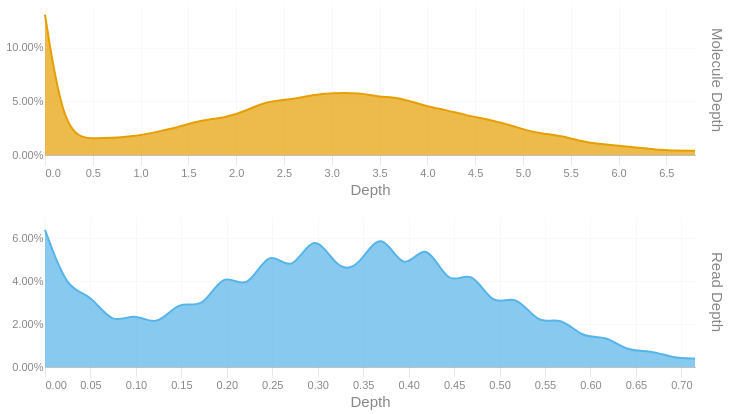

This figure's notebook cell:
### Code cell
readdep = depth_hist(tb['Read Depth'], q99, 3)
readdep = readdep.with_columns(pl.lit('Read Depth').alias('Metric'))
if not SKIPLR:
    moldep = depth_hist(tb['Molecule Depth'], mol_q99, 1)
    moldep = moldep.with_columns(pl.lit('Molecule Depth').alias('Metric'))
    _hist = pl.concat([readdep, moldep])
    _hist = _hist.filter(pl.col('Proportion') != 0)
    with SafeRender(_hist):
        (
            alt.Chart(_hist)        
            .mark_area(interpolate = "basis")
            .encode(
                x=alt.X('Bin:Q').scale(domainMin=0).axis(alt.Axis(title='Depth')),
                y = alt.Y('Proportion:Q', title = None).axis(format = '.2%'),
                color = alt.Color('Metric:N').legend(None),
                row = alt.Row("Metric:N").header(title = None, labelOrient = 'right'),
                tooltip = [
                    alt.Tooltip("Metric:N", title = "Metric"),
                    alt.Tooltip('Interval:N', title = "Depth Interval"),
                    alt.Tooltip('Proportion:Q', title = "% Alignments").format('.2%')
                ]
            )
            .resolve_scale(x='independent', y='independent')
            .properties(
                height = 150, width = 650,
                usermeta={'embedOptions': {'downloadFileName': f'{samplename}.depth.hist'}}
            )
        ).display()
else:
    readdep = readdep.filter(pl.col('Proportion') != 0)
    with SafeRender(readdep):
        (
            alt.Chart(readdep)        
            .mark_area(interpolate = "basis")
            .encode(
                x=alt.X('Bin:Q').scale(domainMin=0).axis(alt.Axis(title='Depth')),
                y = alt.Y('Proportion:Q', title = None).axis(format = '.2%'),
                tooltip = [
                    alt.Tooltip('Interval:N', title = "Depth Interval"),
                    alt.Tooltip('Proportion:Q', title = "% Alignments").format('.2%')
                ]
            )
            .properties(
                usermeta={'embedOptions': {'downloadFileName': f'{samplename}.depth.hist'}}
            )
        ).display()

### Figure 1 — Vega-Lite specification as saved in the notebook (floating-point values rounded to 4 significant figures)
{"width": 650, "height": 150, "config": {"title": {"anchor": "start", "dy": -15, "fontSize": 18, "color": "#888888", "subtitleColor": "#888888", "subtitleFontSize": 14}, "arc": {"fill": "#0072B2"}, "axis": {"domainColor": "#888888", "domainWidth": 0.5, "gridWidth": 0.2, "grid": false, "titleFontWeight": 400, "titleFontSize": 15, "labelFontSize": 11, "labelColor": "#888888", "tickColor": "#888888", "tickWidth": 0.2, "titleColor": "#888888"}, "axisBand": {"grid": false}, "axisX": {"grid": true, "tickSize": 10, "domainCap": "round"}, "axisY": {"domain": false, "grid": true, "tickSize": 0, "domainCap": "round"}, "background": "transparent", "header": {"labelFontSize": 15, "labelColor": "#888888", "titleFontSize": 15, "titleFontWeight": 600, "titleColor": "#888888"}, "legend": {"labelFont": "sans-serif", "labelFontSize": 12, "labelColor": "#888888", "symbolSize": 100, "symbolType": "circle", "titleFontSize": 12, "titlePadding": 10, "titleColor": "#888888", "title": null}, "range": {"category": ["#E69F00", "#56B4E9", "#009E73", "#F0E442", "#0072B2", "#D55E00", "#CC79A7", "#000000"], "diverging": ["#cfe8f3", "#a2d4ec", "#73bfe2", "#46abdb", "#1696d2", "#12719e"]}, "area": {"fill": "#0072B2", "fillOpacity": 0.7, "line": true, "strokeOpacity": 0.7}, "line": {"color": "#0072B2", "stroke": "#0072B2", "strokeWidth": 2}, "trail": {"color": "#0072B2", "stroke": "#0072B2", "strokeWidth": 0, "size": 1}, "point": {"filled": true, "fillOpacity": 1.0, "size": 95}, "text": {"color": "#888888", "fontSize": 11, "align": "right", "fontWeight": 400, "size": 11}, "bar": {"fill": "#0072B2", "stroke": null}, "view": {"stroke": null, "continuousWidth": 660, "continuousHeight": 400}}, "data": {"name": "data-736e5c31b951fec7342787f964c2ce50"}, "mark": {"type": "area", "interpolate": "basis"}, "encoding": {"color": {"field": "Metric", "legend": null, "type": "nominal"}, "row": {"field": "Metric", "header": {"title": null, "labelOrient": "right"}, "type": "nominal"}, "tooltip": [{"field": "Metric", "title": "Metric", "type": "nominal"}, {"field": "Interval", "title": "Depth Interval", "type": "nominal"}, {"field": "Proportion", "format": ".2%", "title": "% Alignments", "type": "quantitative"}], "x": {"axis": {"title": "Depth"}, "field": "Bin", "scale": {"domainMin": 0}, "type": "quantitative"}, "y": {"axis": {"format": ".2%"}, "field": "Proportion", "title": null, "type": "quantitative"}}, "resolve": {"scale": {"x": "independent", "y": "independent"}}, "usermeta": {"embedOptions": {"downloadFileName": "TF26LRJL0044_50B_L_10484332_23Y22YLT4_L7.depth.hist"}}, "$schema": "https://vega.github.io/schema/vega-lite/v6.4.1.json", "datasets": {"data-736e5c31b951fec7342787f964c2ce50": [{"Bin": 0.0, "Interval": "0.0-0.025", "Proportion": 0.064, "Metric": "Read Depth"}, {"Bin": 0.025, "Interval": "0.025-0.049", "Proportion": 0.035, "Metric": "Read Depth"}, {"Bin": 0.049, "Interval": "0.049-0.074", "Proportion": 0.035, "Metric": "Read Depth"}, {"Bin": 0.074, "Interval": "0.074-0.099", "Proportion": 0.019, "Metric": "Read Depth"}, {"Bin": 0.099, "Interval": "0.099-0.123", "Proportion": 0.026, "Metric": "Read Depth"}, {"Bin": 0.123, "Interval": "0.123-0.148", "Proportion": 0.018, "Metric": "Read Depth"}, {"Bin": 0.148, "Interval": "0.148-0.173", "Proportion": 0.032, "Metric": "Read Depth"}, {"Bin": 0.173, "Interval": "0.173-0.197", "Proportion": 0.026, "Metric": "Read Depth"}, {"Bin": 0.197, "Interval": "0.197-0.222", "Proportion": 0.046, "Metric": "Read Depth"}, {"Bin": 0.222, "Interval": "0.222-0.247", "Proportion": 0.034, "Metric": "Read Depth"}, {"Bin": 0.247, "Interval": "0.247-0.271", "Proportion": 0.057, "Metric": "Read Depth"}, {"Bin": 0.271, "Interval": "0.271-0.296", "Proportion": 0.042, "Metric": "Read Depth"}, {"Bin": 0.296, "Interval": "0.296-0.321", "Proportion": 0.065, "Metric": "Read Depth"}, {"Bin": 0.321, "Interval": "0.321-0.345", "Proportion": 0.045, "Metric": "Read Depth"}, {"Bin": 0.345, "Interval": "0.345-0.37", "Proportion": 0.046, "Metric": "Read Depth"}, {"Bin": 0.37, "Interval": "0.37-0.395", "Proportion": 0.066, "Metric": "Read Depth"}, {"Bin": 0.395, "Interval": "0.395-0.419", "Proportion": 0.042, "Metric": "Read Depth"}, {"Bin": 0.419, "Interval": "0.419-0.444", "Proportion": 0.061, "Metric": "Read Depth"}, {"Bin": 0.444, "Interval": "0.444-0.469", "Proportion": 0.036, "Metric": "Read Depth"}, {"Bin": 0.469, "Interval": "0.469-0.493", "Proportion": 0.047, "Metric": "Read Depth"}, {"Bin": 0.493, "Interval": "0.493-0.518", "Proportion": 0.027, "Metric": "Read Depth"}, {"Bin": 0.518, "Interval": "0.518-0.543", "Proportion": 0.035, "Metric": "Read Depth"}, {"Bin": 0.543, "Interval": "0.543-0.567", "Proportion": 0.019, "Metric": "Read Depth"}, {"Bin": 0.567, "Interval": "0.567-0.592", "Proportion": 0.024, "Metric": "Read Depth"}, {"Bin": 0.592, "Interval": "0.592-0.617", "Proportion": 0.013, "Metric": "Read Depth"}, {"Bin": 0.617, "Interval": "0.617-0.641", "Proportion": 0.015, "Metric": "Read Depth"}, {"Bin": 0.641, "Interval": "0.641-0.666", "Proportion": 0.007, "Metric": "Read Depth"}, {"Bin": 0.666, "Interval": "0.666-0.691", "Proportion": 0.008, "Metric": "Read Depth"}, {"Bin": 0.691, "Interval": "0.691-0.715", "Proportion": 0.004, "Metric": "Read Depth"}, {"Bin": 0.715, "Interval": "0.715-0.74", "Proportion": 0.004, "Metric": "Read Depth"}, {"Bin": 0.0, "Interval": "0.0-0.2", "Proportion": 0.131, "Metric": "Molecule Depth"}, {"Bin": 0.2, "Interval": "0.2-0.5", "Proportion": 0.018, "Metric": "Molecule Depth"}, {"Bin": 0.5, "Interval": "0.5-0.7", "Proportion": 0.015, "Metric": "Molecule Depth"}, {"Bin": 0.7, "Interval": "0.7-0.9", "Proportion": 0.016, "Metric": "Molecule Depth"}, {"Bin": 0.9, "Interval": "0.9-1.2", "Proportion": 0.017, "Metric": "Molecule Depth"}, {"Bin": 1.2, "Interval": "1.2-1.4", "Proportion": 0.022, "Metric": "Molecule Depth"}, {"Bin": 1.4, "Interval": "1.4-1.6", "Proportion": 0.026, "Metric": "Molecule Depth"}, {"Bin": 1.6, "Interval": "1.6-1.9", "Proportion": 0.032, "Metric": "Molecule Depth"}, {"Bin": 1.9, "Interval": "1.9-2.1", "Proportion": 0.035, "Metric": "Molecule Depth"}, {"Bin": 2.1, "Interval": "2.1-2.3", "Proportion": 0.041, "Metric": "Molecule Depth"}, {"Bin": 2.3, "Interval": "2.3-2.6", "Proportion": 0.05, "Metric": "Molecule Depth"}, {"Bin": 2.6, "Interval": "2.6-2.8", "Proportion": 0.052, "Metric": "Molecule Depth"}, {"Bin": 2.8, "Interval": "2.8-3.0", "Proportion": 0.056, "Metric": "Molecule Depth"}, {"Bin": 3.0, "Interval": "3.0-3.3", "Proportion": 0.058, "Metric": "Molecule Depth"}, {"Bin": 3.3, "Interval": "3.3-3.5", "Proportion": 0.058, "Metric": "Molecule Depth"}, {"Bin": 3.5, "Interval": "3.5-3.7", "Proportion": 0.054, "Metric": "Molecule Depth"}, {"Bin": 3.7, "Interval": "3.7-4.0", "Proportion": 0.054, "Metric": "Molecule Depth"}, {"Bin": 4.0, "Interval": "4.0-4.2", "Proportion": 0.045, "Metric": "Molecule Depth"}, {"Bin": 4.2, "Interval": "4.2-4.4", "Proportion": 0.042, "Metric": "Molecule Depth"}, {"Bin": 4.4, "Interval": "4.4-4.7", "Proportion": 0.037, "Metric": "Molecule Depth"}, {"Bin": 4.7, "Interval": "4.7-4.9", "Proportion": 0.032, "Metric": "Molecule Depth"}, {"Bin": 4.9, "Interval": "4.9-5.1", "Proportion": 0.027, "Metric": "Molecule Depth"}, {"Bin": 5.1, "Interval": "5.1-5.4", "Proportion": 0.021, "Metric": "Molecule Depth"}, {"Bin": 5.4, "Interval": "5.4-5.6", "Proportion": 0.018, "Metric": "Molecule Depth"}, {"Bin": 5.6, "Interval": "5.6-5.8", "Proportion": 0.013, "Metric": "Molecule Depth"}, {"Bin": 5.8, "Interval": "5.8-6.1", "Proportion": 0.01, "Metric": "Molecule Depth"}, {"Bin": 6.1, "Interval": "6.1-6.3", "Proportion": 0.008, "Metric": "Molecule Depth"}, {"Bin": 6.3, "Interval": "6.3-6.5", "Proportion": 0.006, "Metric": "Molecule Depth"}, {"Bin": 6.5, "Interval": "6.5-6.8", "Proportion": 0.004, "Metric": "Molecule Depth"}, {"Bin": 6.8, "Interval": "6.8-6.99", "Proportion": 0.004, "Metric": "Molecule Depth"}]}}
